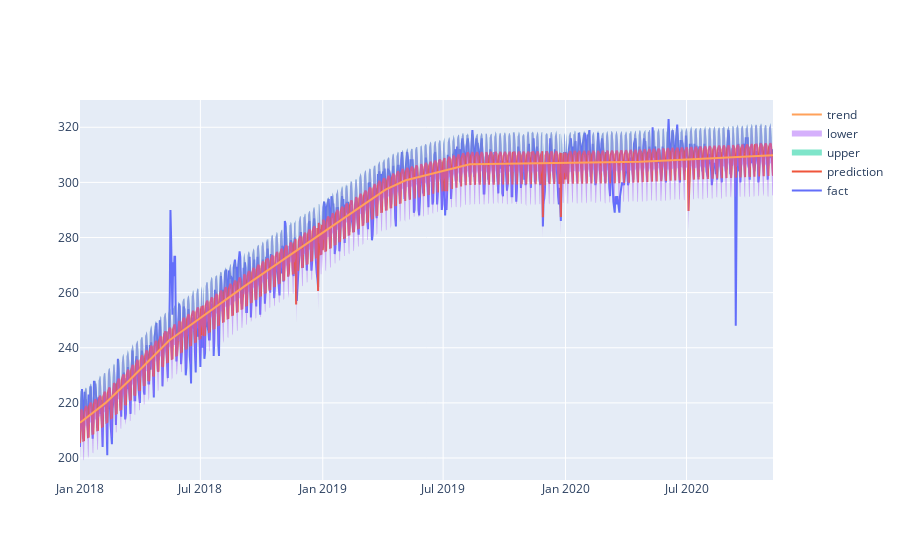

The notebook cell this image was saved under:
### Markdown cell above
Рисуем график с границами прогноза

### Code cell
from plotly.offline import download_plotlyjs, init_notebook_mode, plot, iplot
import plotly.graph_objs as go
init_notebook_mode(connected = True)

iplot([
    go.Scatter(x=df['ds'], y=df['y'], name='fact'),
    go.Scatter(x=forecast['ds'], y=forecast['yhat'], name='prediction'),
    go.Scatter(x=forecast['ds'], y=forecast['yhat_upper'], fill='tonexty', mode='none', name='upper'),
    go.Scatter(x=forecast['ds'], y=forecast['yhat_lower'], fill='tonexty', mode='none', name='lower'),
    go.Scatter(x=forecast['ds'], y=forecast['trend'], name='trend')
])

### Figure 1 — Plotly figure (JSON) as saved in the notebook; plotly's stock layout.template omitted (floating-point values rounded to 4 significant figures; data arrays with more than 128 entries replaced by an {"elided": "..."} marker saying what was removed)
{"data": [{"name": "fact", "type": "scatter", "x": {"elided": "1043 str values"}, "y": {"elided": "1043 int values"}}, {"name": "prediction", "type": "scatter", "x": {"elided": "1043 str values"}, "y": {"elided": "1043 float values"}}, {"fill": "tonexty", "mode": "none", "name": "upper", "type": "scatter", "x": {"elided": "1043 str values"}, "y": {"elided": "1043 float values"}}, {"fill": "tonexty", "mode": "none", "name": "lower", "type": "scatter", "x": {"elided": "1043 str values"}, "y": {"elided": "1043 float values"}}, {"name": "trend", "type": "scatter", "x": {"elided": "1043 str values"}, "y": {"elided": "1043 float values"}}], "layout": {}}
